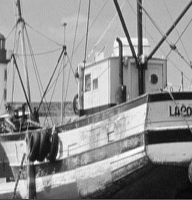
#> input picture HW3/fishing_boat.bmp, 192 x 200 px
$ jupyter execute HW3.ipynb
#> lines starting #> are read from the running program, lines starting #| are printed output that depends on the picture
Cross validation on image block

[cell 1]
#3(a)
import numpy as np
import matplotlib.pyplot as plt
from sklearn.linear_model import Lasso
from sklearn.metrics import mean_squared_error

# Set seed for reproducibility
np.random.seed(42)

# Parameters
K = 8  # Image block size (KxK)
S = 30  # Number of sensed pixels
m = S // 6  # Validation pixels per iteration
M = 20  # Number of random subsets
lambdas = np.logspace(-3, 2, 6)  # 6 log-spaced values over 6 decades

# Generate a synthetic corrupted image block (KxK)
original_block = np.random.rand(K, K)  # Simulated true image block

# Randomly select S sensed pixels
sensed_indices = np.random.choice(K*K, S, replace=False)
sensed_pixels = np.zeros((K, K))
sensed_pixels.flat[sensed_indices] = original_block.flat[sensed_indices]

# Pick the first random subset for validation
validation_indices = np.random.choice(sensed_indices, m, replace=False)
training_indices = np.setdiff1d(sensed_indices, validation_indices)

# Prepare training and validation sets
X_train = np.array([np.unravel_index(i, (K, K)) for i in training_indices])  # Pixel positions
y_train = original_block.flat[training_indices]  # Pixel values

X_val = np.array([np.unravel_index(i, (K, K)) for i in validation_indices])
y_val = original_block.flat[validation_indices]

# Store results
reconstructed_blocks = []
errors = []
model_weights = []

# Apply LASSO regression for each lambda
for lambda_val in lambdas:
    lasso = Lasso(alpha=lambda_val)
    lasso.fit(X_train, y_train)  # Train model

    # Predict on validation set
    y_pred = lasso.predict(X_val)
    error = mean_squared_error(y_val, y_pred)
    errors.append(error)

    # Reconstruct sensed image block
    reconstructed_block = np.zeros((K, K))
    reconstructed_block.flat[training_indices] = y_train  # Training pixels remain the same
    reconstructed_block.flat[validation_indices] = y_pred  # Predicted values for validation set
    reconstructed_blocks.append(reconstructed_block)

    # Store model weights
    model_weights.append(lasso.coef_)

# Visualization: Display results for all 6 values of lambda
fig, axes = plt.subplots(6, 3, figsize=(15, 20))

for i, lambda_val in enumerate(lambdas):
    # 1. Reconstructed sensed image block
    axes[i, 0].imshow(reconstructed_blocks[i], cmap='gray', interpolation='nearest')
    axes[i, 0].set_title(f"Reconstructed (λ={lambda_val:.3e})")

    # 2. Original corrupted image block
    axes[i, 1].imshow(sensed_pixels, cmap='gray', interpolation='nearest')
    axes[i, 1].set_title("Original Corrupted Image Block")

    # 3. Model Weights Stem Plot
    axes[i, 2].stem(model_weights[i])
    axes[i, 2].set_title(f"Model Weights (λ={lambda_val:.3e})")

plt.tight_layout()
plt.show()
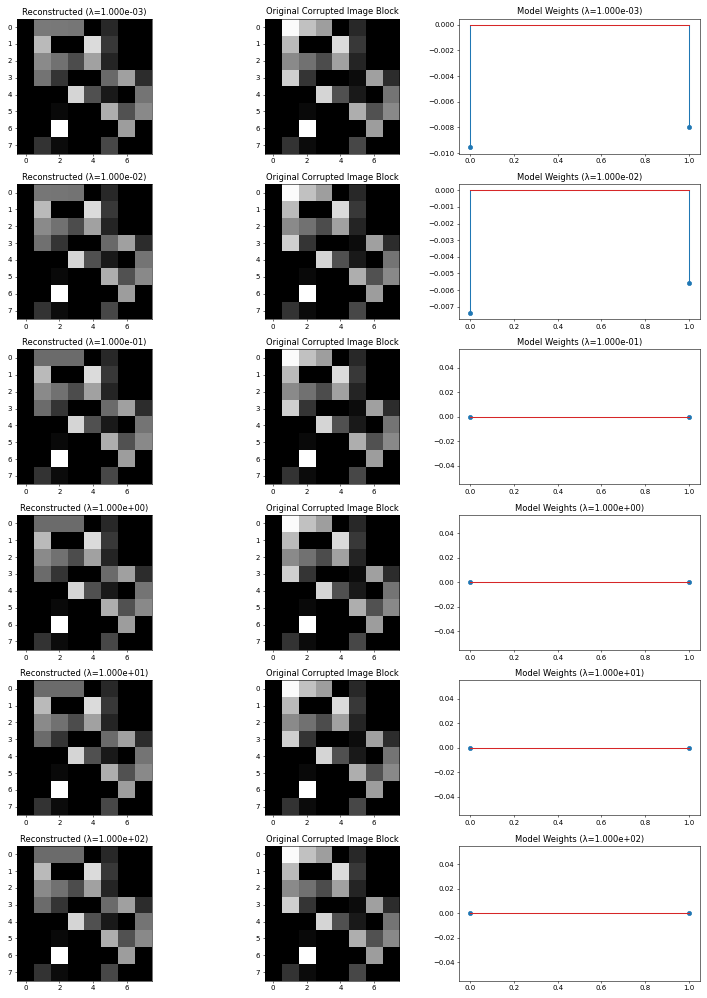
#> figure drawn by matplotlib, 18 panels

[cell 2]
#3(b)
# Store MSE values
mse_values = []

# Apply LASSO regression for each lambda
for lambda_val in lambdas:
    lasso = Lasso(alpha=lambda_val)
    lasso.fit(X_train, y_train)  # Train model

    # Predict on validation set
    y_pred = lasso.predict(X_val)
    error = mean_squared_error(y_val, y_pred)
    mse_values.append(error)

# Plot MSE vs. Lambda
plt.figure(figsize=(8, 5))
plt.plot(lambdas, mse_values, marker='o', linestyle='-')
plt.xscale("log")  # Log scale for lambda
plt.xlabel(r"Regularization Parameter $\lambda$")
plt.ylabel("Mean Squared Error (MSE)")
plt.title("MSE vs. Regularization Parameter $\lambda$")
plt.grid(True, which="both", linestyle="--", linewidth=0.5)

plt.show()
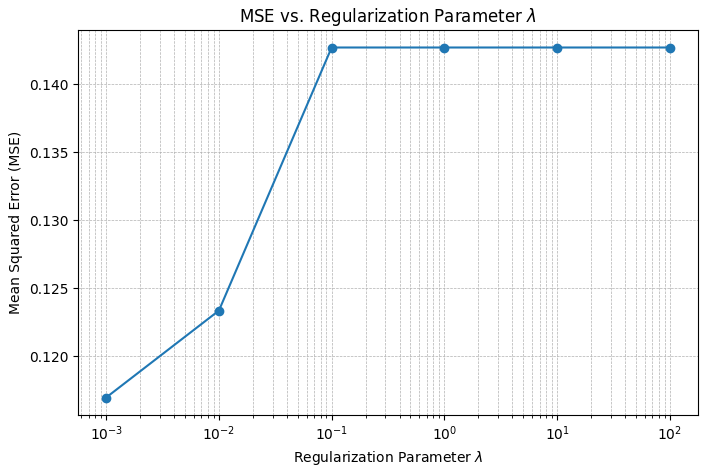
#> figure drawn by matplotlib, 1 panel

[cell 3]
#3(c)
import numpy as np
import matplotlib.pyplot as plt
from sklearn.linear_model import Lasso
from sklearn.metrics import mean_squared_error

# Store MSE results for all subsets
mse_matrix = np.zeros((M, len(lambdas)))

# Repeat process for M subsets
for subset in range(M):
    # Select a new random validation subset
    validation_indices = np.random.choice(sensed_indices, m, replace=False)
    training_indices = np.setdiff1d(sensed_indices, validation_indices)

    # Prepare training and validation sets
    X_train = np.array([np.unravel_index(i, (K, K)) for i in training_indices])  # Pixel positions
    y_train = original_block.flat[training_indices]  # Pixel values

    X_val = np.array([np.unravel_index(i, (K, K)) for i in validation_indices])
    y_val = original_block.flat[validation_indices]

    # Apply LASSO regression for each lambda
    for i, lambda_val in enumerate(lambdas):
        lasso = Lasso(alpha=lambda_val)
        lasso.fit(X_train, y_train)  # Train model

        # Predict on validation set
        y_pred = lasso.predict(X_val)
        error = mean_squared_error(y_val, y_pred)
        mse_matrix[subset, i] = error

# Compute the average MSE across M subsets
avg_mse = np.mean(mse_matrix, axis=0)

# Plot the average MSE vs. lambda
plt.figure(figsize=(8, 5))
plt.plot(lambdas, avg_mse, marker='o', linestyle='-', label="Average MSE")
plt.xscale("log")  # Log scale for lambda
plt.xlabel(r"Regularization Parameter $\lambda$")
plt.ylabel("Average Mean Squared Error (MSE)")
plt.title("Average MSE vs. Regularization Parameter $\lambda$")
plt.legend()
plt.grid(True, which="both", linestyle="--", linewidth=0.5)

plt.show()
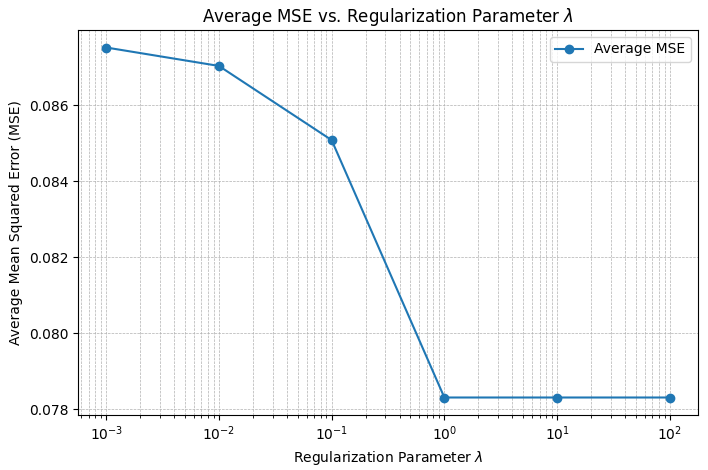
#> figure drawn by matplotlib, 1 panel

[cell 4]
#3(d)
import numpy as np
import matplotlib.pyplot as plt
from sklearn.linear_model import Lasso

# Use the best lambda from previous cross-validation
best_lambda = lambdas[np.argmin(np.mean(mse_matrix, axis=0))]

# Identify missing pixel indices (K^2 - S unknown pixels)
missing_indices = np.setdiff1d(np.arange(K*K), sensed_indices)

# Prepare training set (all sensed pixels)
X_train = np.array([np.unravel_index(i, (K, K)) for i in sensed_indices])  # Pixel positions
y_train = original_block.flat[sensed_indices]  # Pixel values

# Prepare test set (all missing pixels)
X_test = np.array([np.unravel_index(i, (K, K)) for i in missing_indices])

# Train LASSO with the best lambda
lasso = Lasso(alpha=best_lambda)
lasso.fit(X_train, y_train)

# Predict missing pixels
y_pred = lasso.predict(X_test)

# Reconstruct full image block
reconstructed_block = np.copy(sensed_pixels)
reconstructed_block.flat[missing_indices] = y_pred  # Fill in missing pixels

# Visualization
fig, axes = plt.subplots(1, 3, figsize=(15, 5))

# 1. Reconstructed image block
axes[0].imshow(reconstructed_block, cmap='gray', interpolation='nearest')
axes[0].set_title("Reconstructed Image Block")

# 2. Original (Corrupted) Image Block
axes[1].imshow(sensed_pixels, cmap='gray', interpolation='nearest')
axes[1].set_title("Original Corrupted Image Block")

# 3. Stem Plot of Model Weights
axes[2].stem(lasso.coef_)
axes[2].set_title("LASSO Model Weights")

plt.show()
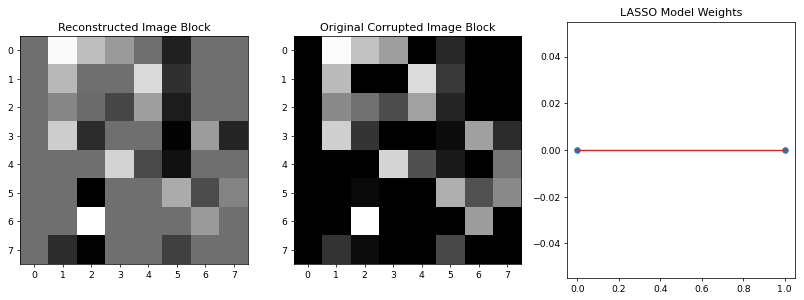
#> figure drawn by matplotlib, 3 panels

Recorver a while image

[cell 5]
#4(a)
import numpy as np
import matplotlib.pyplot as plt
from skimage import io, color, util

# Load the "fishing_boat" image (convert to grayscale)
image = io.imread('fishing_boat.bmp', as_gray=True)
#> image is the input picture: shape (200, 192); min 2, max 255, mean 145.5
image = util.img_as_float(image)  # Normalize pixel values to [0,1]

# Get image dimensions
H, W = image.shape
#> H = 200; W = 192
block_size = 8  # 8x8 blocks
S = 30  # Number of sensed pixels per block

# Compute number of blocks in each dimension
num_blocks_H = H // block_size
#> num_blocks_H = 25
num_blocks_W = W // block_size
#> num_blocks_W = 24

# Initialize corrupted image
corrupted_image = np.zeros_like(image)

# Process each 8x8 block
for i in range(num_blocks_H):
    for j in range(num_blocks_W):
        # Extract the current 8x8 block
        block = image[i * block_size:(i + 1) * block_size, j * block_size:(j + 1) * block_size]

        # Flatten block and randomly select S sensed pixels
        flat_block = block.flatten()
        sensed_indices = np.random.choice(block_size * block_size, S, replace=False)

        # Create a corrupted block (only keep sensed pixels)
        corrupted_block = np.zeros_like(flat_block)
        corrupted_block[sensed_indices] = flat_block[sensed_indices]
        corrupted_block = corrupted_block.reshape(block_size, block_size)

        # Insert the corrupted block into the full image
        corrupted_image[i * block_size:(i + 1) * block_size, j * block_size:(j + 1) * block_size] = corrupted_block
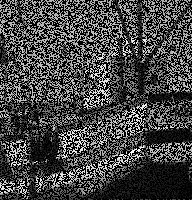
#> corrupted_image: shape (200, 192) float64; min 0, max 1, mean 0.267

# Display the whole corrupted image
plt.figure(figsize=(10, 6))
plt.imshow(corrupted_image, cmap='gray')
plt.title("Whole Corrupted Image (8×8 Blocks, S=30)")
plt.axis("off")
plt.show()
